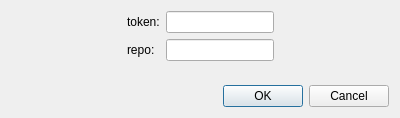
<?xml version="1.0" encoding="UTF-8"?>
<ui version="4.0">
 <class>Dialog</class>
 <widget class="QDialog" name="Dialog">
  <property name="geometry">
   <rect>
    <x>0</x>
    <y>0</y>
    <width>400</width>
    <height>118</height>
   </rect>
  </property>
  <property name="windowTitle">
   <string>Dialog</string>
  </property>
  <layout class="QGridLayout" name="gridLayout">
   <item row="0" column="0">
    <layout class="QHBoxLayout" name="horizontalLayout">
     <item>
      <spacer name="horizontalSpacer_2">
       <property name="orientation">
        <enum>Qt::Horizontal</enum>
       </property>
       <property name="sizeHint" stdset="0">
        <size>
         <width>40</width>
         <height>20</height>
        </size>
       </property>
      </spacer>
     </item>
     <item>
      <layout class="QFormLayout" name="formLayout">
       <item row="0" column="0">
        <widget class="QLabel" name="label">
         <property name="text">
          <string>token:</string>
         </property>
        </widget>
       </item>
       <item row="0" column="1">
        <widget class="QLineEdit" name="lineEdit"/>
       </item>
       <item row="1" column="0">
        <widget class="QLabel" name="label_2">
         <property name="text">
          <string>repo:</string>
         </property>
        </widget>
       </item>
       <item row="1" column="1">
        <widget class="QLineEdit" name="lineEdit_2"/>
       </item>
      </layout>
     </item>
     <item>
      <spacer name="horizontalSpacer">
       <property name="orientation">
        <enum>Qt::Horizontal</enum>
       </property>
       <property name="sizeHint" stdset="0">
        <size>
         <width>40</width>
         <height>20</height>
        </size>
       </property>
      </spacer>
     </item>
    </layout>
   </item>
   <item row="1" column="0">
    <widget class="QDialogButtonBox" name="buttonBox">
     <property name="orientation">
      <enum>Qt::Horizontal</enum>
     </property>
     <property name="standardButtons">
      <set>QDialogButtonBox::Cancel|QDialogButtonBox::Ok</set>
     </property>
    </widget>
   </item>
  </layout>
 </widget>
 <resources/>
 <connections>
  <connection>
   <sender>buttonBox</sender>
   <signal>accepted()</signal>
   <receiver>Dialog</receiver>
   <slot>accept()</slot>
   <hints>
    <hint type="sourcelabel">
     <x>248</x>
     <y>254</y>
    </hint>
    <hint type="destinationlabel">
     <x>157</x>
     <y>274</y>
    </hint>
   </hints>
  </connection>
  <connection>
   <sender>buttonBox</sender>
   <signal>rejected()</signal>
   <receiver>Dialog</receiver>
   <slot>reject()</slot>
   <hints>
    <hint type="sourcelabel">
     <x>316</x>
     <y>260</y>
    </hint>
    <hint type="destinationlabel">
     <x>286</x>
     <y>274</y>
    </hint>
   </hints>
  </connection>
 </connections>
</ui>
